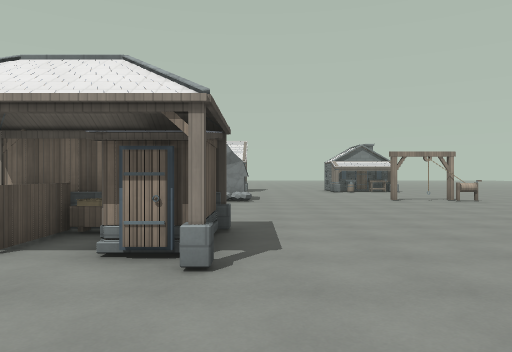
[1] (above)

24 first-person views from a walk through a 3-D level made in the Godot game engine. The camera is 1.5 m above the floor, looks level and sees 70° across. The floor is counted in squares, 2 m on a side. Each view is taken from the middle of a square. On the plan, view 1 faces up. The plan holds only what a view shows up to about 11 squares ahead; the rest is blank. The place goes on beyond the plan. Surface patterns are stand-ins for the level's own textures.

[2]
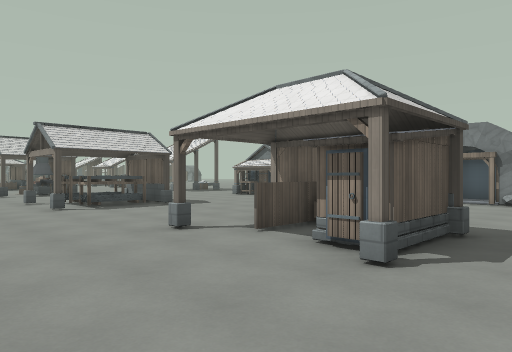

[3]
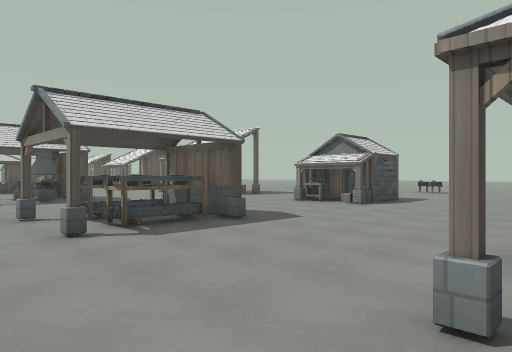

[4]
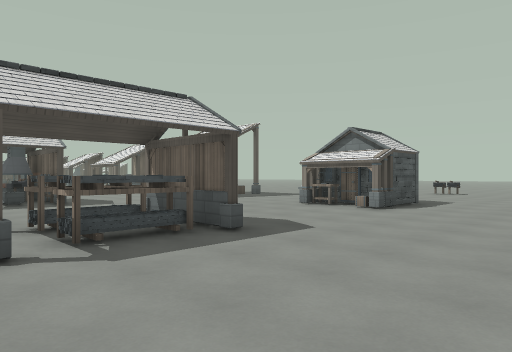

[5]
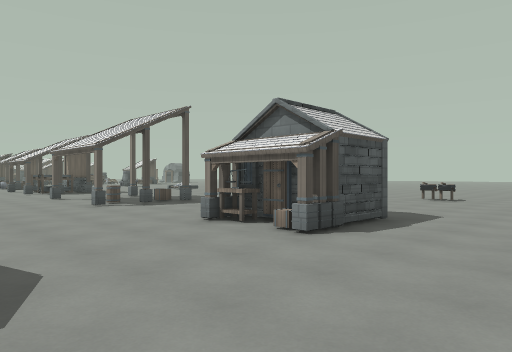

[6]
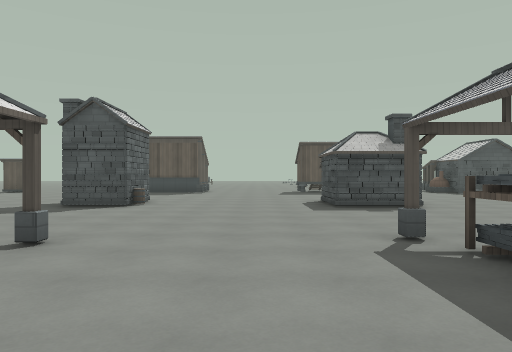

[7]
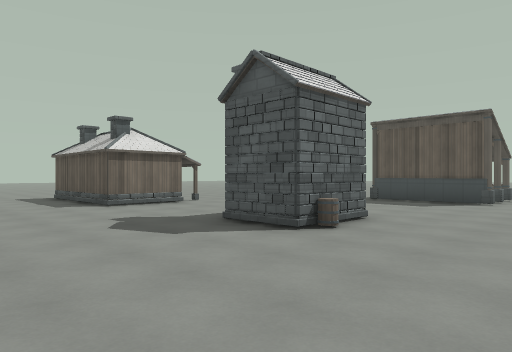

[8]
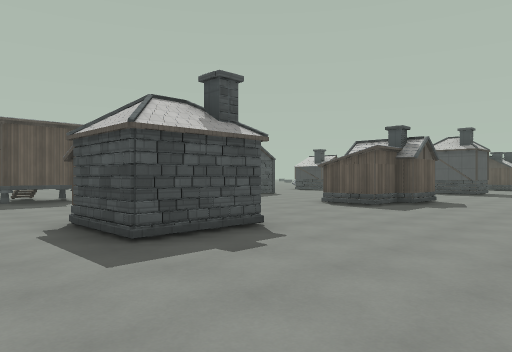

[9]
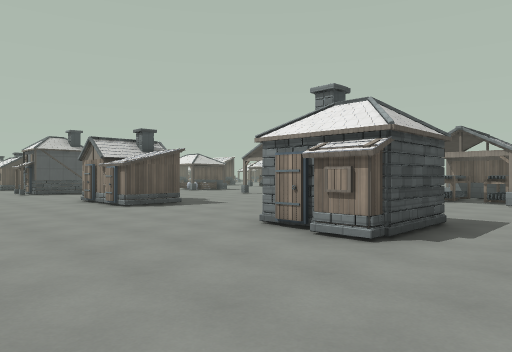

[10]
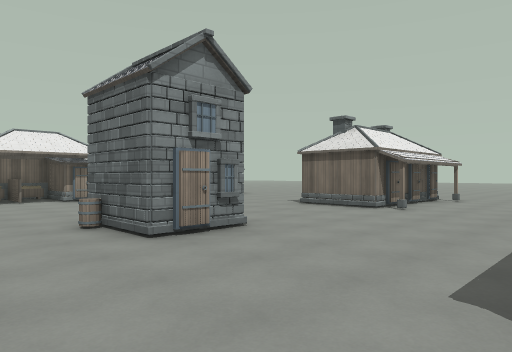

[11]
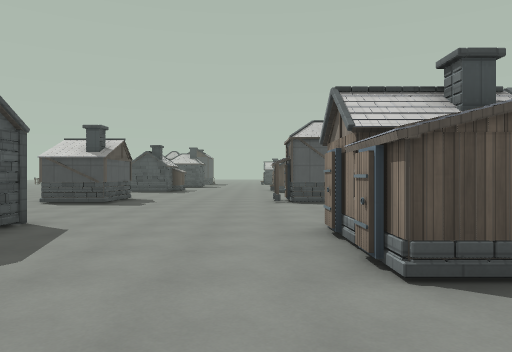

[12]
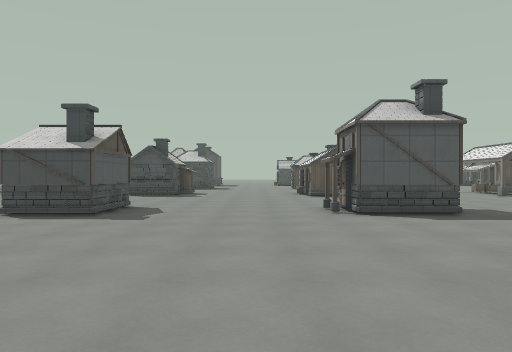

[13]
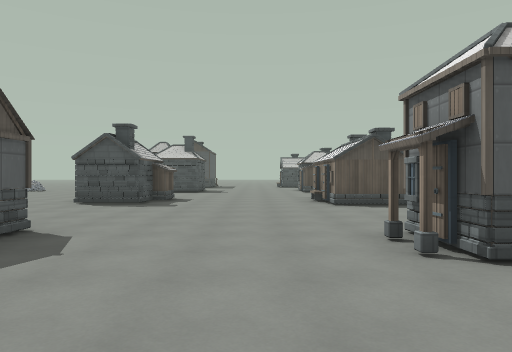

[14]
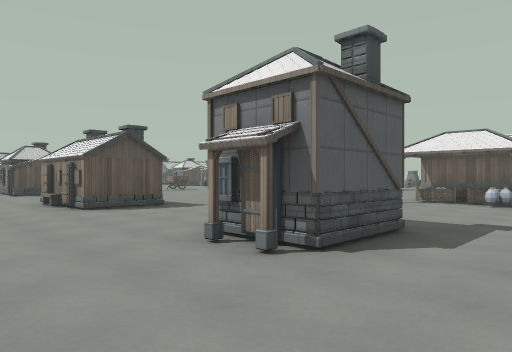

[15]
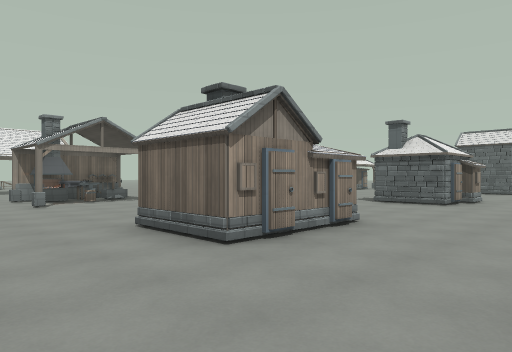

[16]
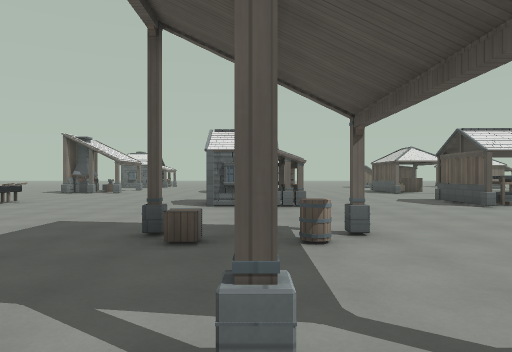

[17]
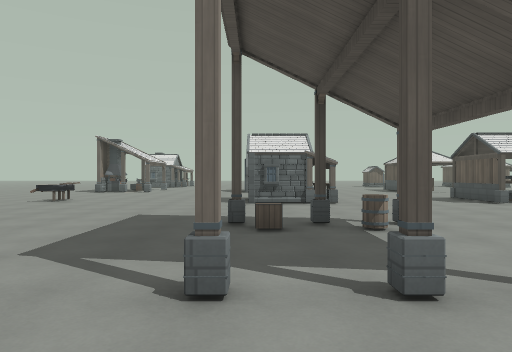

[18]
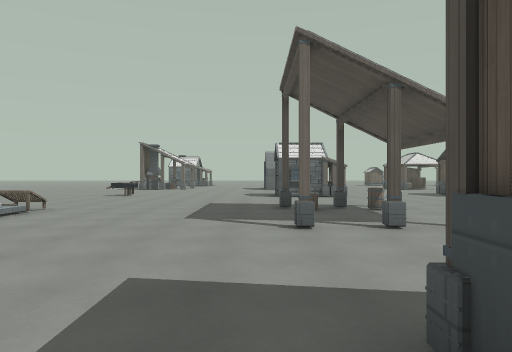

[19]
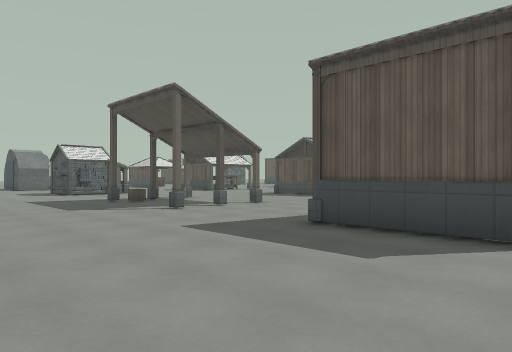

[20]
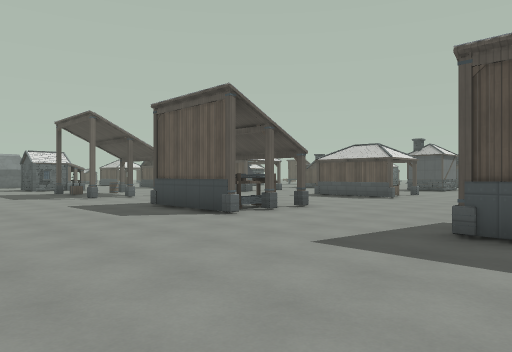

[21]
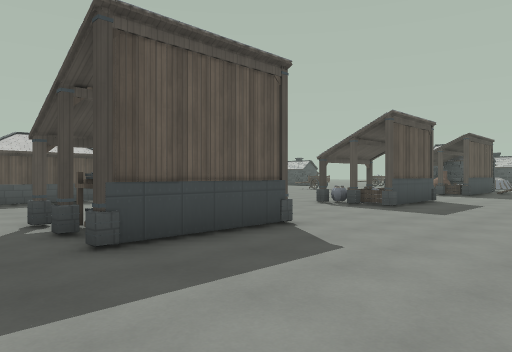

[22]
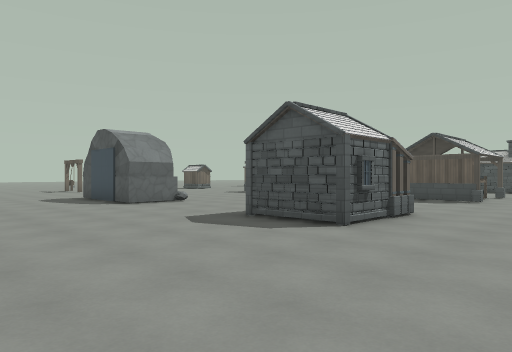

[23]
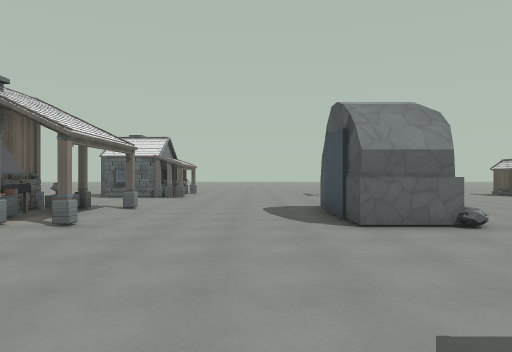

[24]
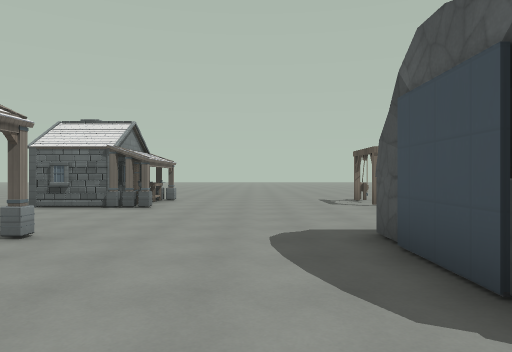

### Floor plan
Key: @ floor where view 1 was taken; # wall or solid block; x gap in a wall; . floor; D closed door; = window, fence, low wall or low ledge; ^ raised ledge; R rock; C crate.
Columns run from 30 left of view 1 to 7 right of it. Each row starts with its distance up from view 1.
 17 . .. . ..   ............ .#..#....#D#
 16  ....................................
 15 .....................................
 14 .....................................
 13 ........................... ##.......
 12 ##....###......C#...###....R.R.......
 11 =#....#.#...x...x...#D#....R.R....#.#.
 10  =....#.#......##...#D#...............
  9  ......... ................ .........
  8    .......  ...............  ........
  7    ......      ............  .......
  6    ......      ............  ......
  5       ###   .###....###....###.....
  4       ^^=   ..#^....^.^....=.#....
  3       ..=   #.............#..D...
  2       ...   ....   ..............
  1     ...... ......................
  0     ...... ...................@......
 -1  ..   .... ..........................
 -2  #...   #....##.....###....##....####
 -3  #....  #....###....###.....# ...## #
 -4 DD....#D#....DDD....DD#.....D....#####
 -5 ......................................
 -6 ......................................
 -7 ........................  ........
 -8 ...............      .. ......
 -9 ##....###...##       ..   .###

Where each view was taken, in squares from view 1:
view 1: 0 up, 0 right, facing up
view 2: 0 up, 1 right, facing up-left
view 3: 1 up, 3 left, facing up-left
view 4: 2 up, 4 left, facing up-left
view 5: 6 up, 5 left, facing up-left
view 6: 7 up, 6 left, facing down
view 7: 2 up, 6 left, facing down-right
view 8: 2 up, 6 left, facing down-left
view 9: 8 down, 6 left, facing up-left
view 10: 8 down, 5 left, facing up-right
view 11: 5 down, 12 left, facing left
view 12: 6 down, 15 left, facing left
view 13: 6 down, 19 left, facing left
view 14: 7 down, 20 left, facing up-left
view 15: 7 down, 20 left, facing up-right
view 16: 11 up, 19 left, facing right
view 17: 12 up, 20 left, facing right
view 18: 13 up, 23 left, facing right
view 19: 17 up, 25 left, facing down-right
view 20: 17 up, 30 left, facing down-right
view 21: 16 up, 20 left, facing down-left
view 22: 17 up, 13 left, facing down-right
view 23: 14 up, 9 left, facing right
view 24: 14 up, 5 left, facing right
